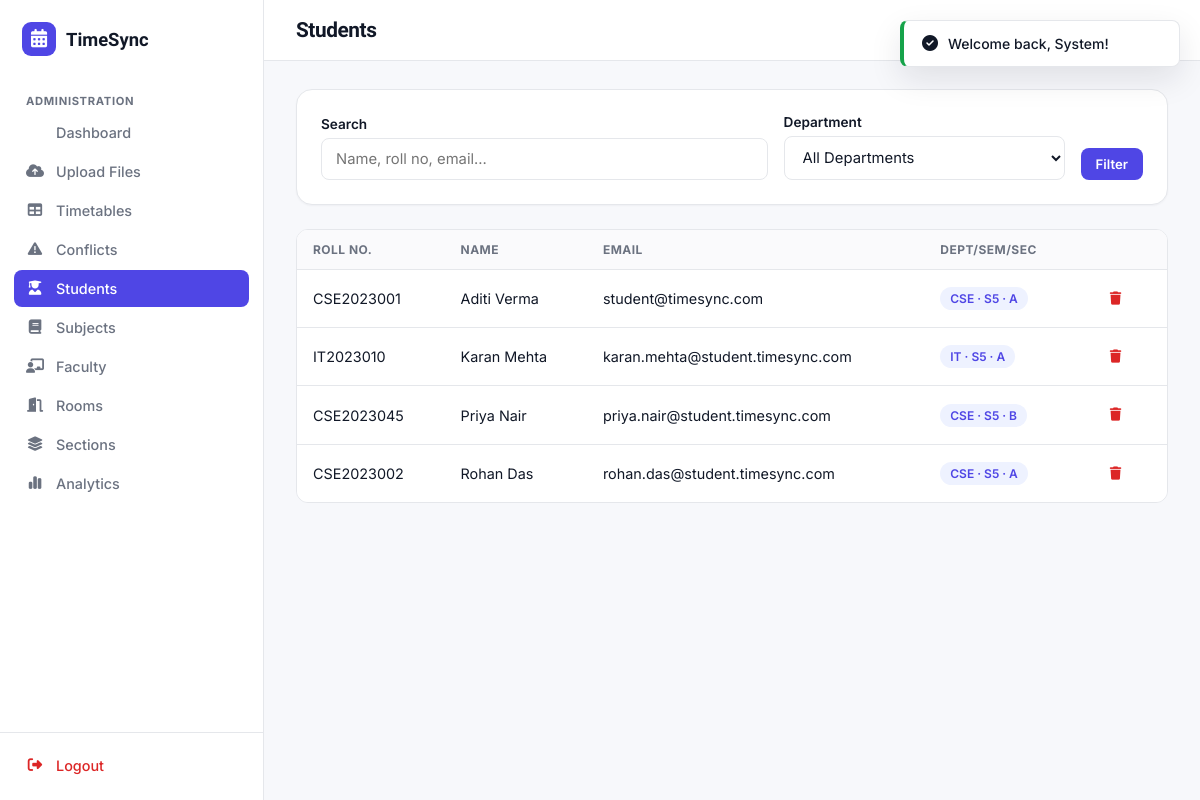
The app's page /admin/students.php (signed in) with its own data.
### tables this page shows
CREATE TABLE students (
    id INT AUTO_INCREMENT PRIMARY KEY,
    user_id INT NOT NULL UNIQUE,
    roll_number VARCHAR(30) NOT NULL UNIQUE,
    department_id INT NOT NULL,
    semester_id INT NOT NULL,
    section_id INT NOT NULL,
    FOREIGN KEY (user_id) REFERENCES users(id) ON DELETE CASCADE,
    FOREIGN KEY (department_id) REFERENCES departments(id),
    FOREIGN KEY (semester_id) REFERENCES semesters(id),
    FOREIGN KEY (section_id) REFERENCES sections(id),
    INDEX idx_student_lookup (department_id, semester_id, section_id)
);

CREATE TABLE users (
    id INT AUTO_INCREMENT PRIMARY KEY,
    name VARCHAR(120) NOT NULL,
    email VARCHAR(150) NOT NULL UNIQUE,
    password VARCHAR(255) NOT NULL,
    role ENUM('admin','student') NOT NULL DEFAULT 'student',
    created_at TIMESTAMP DEFAULT CURRENT_TIMESTAMP,
    INDEX idx_role (role)
);

CREATE TABLE departments (
    id INT AUTO_INCREMENT PRIMARY KEY,
    name VARCHAR(100) NOT NULL,
    code VARCHAR(10) NOT NULL UNIQUE
);

CREATE TABLE semesters (
    id INT AUTO_INCREMENT PRIMARY KEY,
    semester_number INT NOT NULL UNIQUE
);

CREATE TABLE sections (
    id INT AUTO_INCREMENT PRIMARY KEY,
    department_id INT NOT NULL,
    semester_id INT NOT NULL,
    section_name VARCHAR(5) NOT NULL,
    FOREIGN KEY (department_id) REFERENCES departments(id) ON DELETE CASCADE,
    FOREIGN KEY (semester_id) REFERENCES semesters(id) ON DELETE CASCADE,
    UNIQUE KEY uniq_section (department_id, semester_id, section_name)
);

### includes/functions.php (called while the page is built, shortened)
<?php
function e(?string $str): string {
    return htmlspecialchars($str ?? '', ENT_QUOTES, 'UTF-8');
}

### admin/students.php (the view, shortened to what this page needs)
<?php
require_once __DIR__ . '/../includes/functions.php';
$search = trim($_GET['q'] ?? '');
$where = [];
$params = [];
$whereSql = $where ? 'WHERE ' . implode(' AND ', $where) : '';
$sql = "
    SELECT s.id, s.roll_number, u.name, u.email, d.code AS dept_code, sem.semester_number, sec.section_name
    FROM students s
    JOIN users u ON u.id = s.user_id
    JOIN departments d ON d.id = s.department_id
    JOIN semesters sem ON sem.id = s.semester_id
    JOIN sections sec ON sec.id = s.section_id
    $whereSql
    ORDER BY u.name
";
$stmt = $pdo->prepare($sql);
$stmt->execute($params);
$students = $stmt->fetchAll();
require_once __DIR__ . '/../includes/header.php';
require_once __DIR__ . '/../includes/sidebar.php';
?>
<div class="main-content">
    <div class="topbar">
        <div class="flex gap-16" style="align-items:center;">
            <h1>Students</h1>
        </div>
        <span class="text-muted text-sm"><?= count($students) ?> total</span>
    </div>
    <div class="page-body">
        <form method="GET" class="card card-pad mb-24 flex gap-16" style="flex-wrap:wrap;align-items:flex-end;">
            <div class="form-group" style="margin:0;flex:1;min-width:200px;">
                <label>Search</label>
                <input type="text" name="q" class="form-control" placeholder="Name, roll no, email..." value="<?= e($search) ?>">
            </div>
            <div class="form-group" style="margin:0;min-width:180px;">
                <label>Department</label>
                <select name="department_id" class="form-control">
                    <option value="">All Departments</option>
                </select>
            </div>
            <button type="submit" class="btn btn-primary btn-sm">Filter</button>
        </form>
        <?php if (!$students): ?>
            <div class="card"><div class="empty-state">
                <div class="empty-icon"><i class="fa-solid fa-user-graduate"></i></div>
                <h3>No students found</h3>
                <p>Students appear here once they register on TimeSync.</p>
            </div></div>
        <?php else: ?>
        <div class="table-wrap">
            <table class="data-table">
                <thead><tr><th>Roll No.</th><th>Name</th><th>Email</th><th>Dept/Sem/Sec</th><th></th></tr></thead>
                <tbody>
                <?php foreach ($students as $s): ?>
                    <tr>
                        <td><?= e($s['roll_number']) ?></td>
                        <td><?= e($s['name']) ?></td>
                        <td><?= e($s['email']) ?></td>
                        <td><span class="badge badge-neutral"><?= e($s['dept_code']) ?> · S<?= $s['semester_number'] ?> · <?= e($s['section_name']) ?></span></td>
                        <td>
                            <form method="POST" onsubmit="return confirm('Remove this student account? This cannot be undone.');">
                                <button type="submit" class="btn btn-ghost btn-sm"><i class="fa-solid fa-trash" style="color:var(--danger);"></i></button>
                            </form>
                        </td>
                    </tr>
                <?php endforeach; ?>
                </tbody>
            </table>
        </div>
        <?php endif; ?>
    </div>
</div>
<?php require_once __DIR__ . '/../includes/footer.php'; ?>

### assets/css/style.css (style rules this page uses)
:root { --primary: #4F46E5; --primary-dark: #4338CA; --primary-light: #EEF2FF; --accent: #0EA5A5; --background: #F7F8FB; --surface: #FFFFFF; --text: #111827; --muted: #6B7280; --border: #E5E7EB; --success: #16A34A; --success-light: #ECFDF3; --warning: #D97706; --warning-light: #FFFBEB; --danger: #DC2626; --danger-light: #FEF2F2; --radius-sm: 8px; --radius: 12px; --radius-lg: 16px; --shadow-sm: 0 1px 2px rgba(17, 24, 39, 0.04); --shadow: 0 4px 16px rgba(17, 24, 39, 0.06); --shadow-lg: 0 12px 32px rgba(17, 24, 39, 0.10); --font-display: 'Sora', sans-serif; --font-body: 'Inter', sans-serif; --sidebar-w: 264px; }
* { box-sizing: border-box; }
body { margin: 0; font-family: var(--font-body); background: var(--background); color: var(--text); -webkit-font-smoothing: antialiased; }
h1, h2, h3, h4, h5, .font-display { font-family: var(--font-display); letter-spacing: -0.02em; color: var(--text); margin: 0; }
.btn { display: inline-flex; align-items: center; justify-content: center; gap: 8px; font-family: var(--font-body); font-weight: 600; font-size: 0.925rem; padding: 11px 20px; border-radius: var(--radius-sm); border: 1px solid transparent; cursor: pointer; transition: all .15s ease; white-space: nowrap; }
.btn-primary { background: var(--primary); color: #fff; }
.btn-ghost { background: transparent; color: var(--muted); }
.btn-sm { padding: 7px 14px; font-size: 0.825rem; }
.card { background: var(--surface); border: 1px solid var(--border); border-radius: var(--radius-lg); box-shadow: var(--shadow-sm); transition: box-shadow .2s ease, transform .2s ease; }
.card-pad { padding: 24px; }
.badge { display: inline-flex; align-items: center; gap: 5px; padding: 4px 10px; border-radius: 999px; font-size: 0.75rem; font-weight: 600; }
.badge-neutral { background: var(--primary-light); color: var(--primary); }
label { display: block; font-size: 0.85rem; font-weight: 600; margin-bottom: 6px; color: var(--text); }
.form-group { margin-bottom: 18px; }
.form-control, select.form-control { width: 100%; padding: 11px 14px; border: 1px solid var(--border); border-radius: var(--radius-sm); font-family: var(--font-body); font-size: 0.925rem; background: var(--surface); color: var(--text); transition: border-color .15s ease, box-shadow .15s ease; }
.table-wrap { overflow-x: auto; border-radius: var(--radius); border: 1px solid var(--border); }
table.data-table { width: 100%; border-collapse: collapse; min-width: 640px; background: var(--surface); }
table.data-table th { text-align: left; font-size: 0.75rem; text-transform: uppercase; letter-spacing: .04em; color: var(--muted); padding: 12px 16px; background: #FAFAFC; position: sticky; top: 0; border-bottom: 1px solid var(--border); }
table.data-table td { padding: 14px 16px; border-bottom: 1px solid var(--border); font-size: 0.9rem; }
table.data-table tr:last-child td { border-bottom: none; }
.main-content { flex: 1; min-width: 0; }
.topbar { display: flex; align-items: center; justify-content: space-between; padding: 18px 32px; background: var(--surface); border-bottom: 1px solid var(--border); position: sticky; top: 0; z-index: 50; }
.topbar h1 { font-size: 1.3rem; }
.page-body { padding: 28px 32px; max-width: 1400px; }
.flex { display: flex; }
.gap-16 { gap: 16px; }
.mb-24 { margin-bottom:24px; }
.text-muted { color: var(--muted); }
.text-sm { font-size: 0.85rem; }

### records on screen
students: roll_number "CSE2023001", user.name "Aditi Verma", user.email "student@timesync.com", department.code "CSE", semester.semester_number "5", section.section_name "A"
students: roll_number "IT2023010", user.name "Karan Mehta", user.email "karan.mehta@student.timesync.com", department.code "IT", semester.semester_number "5", section.section_name "A"
students: roll_number "CSE2023045", user.name "Priya Nair", user.email "priya.nair@student.timesync.com", department.code "CSE", semester.semester_number "5", section.section_name "B"
students: roll_number "CSE2023002", user.name "Rohan Das", user.email "rohan.das@student.timesync.com", department.code "CSE", semester.semester_number "5", section.section_name "A"

### other values on screen
$link['label'] "Dashboard"
$link['label'] "Upload Files"
$link['label'] "Timetables"
$link['label'] "Conflicts"
$link['label'] "Students"
$link['label'] "Subjects"
$link['label'] "Faculty"
$link['label'] "Rooms"
$link['label'] "Sections"
$link['label'] "Analytics"
